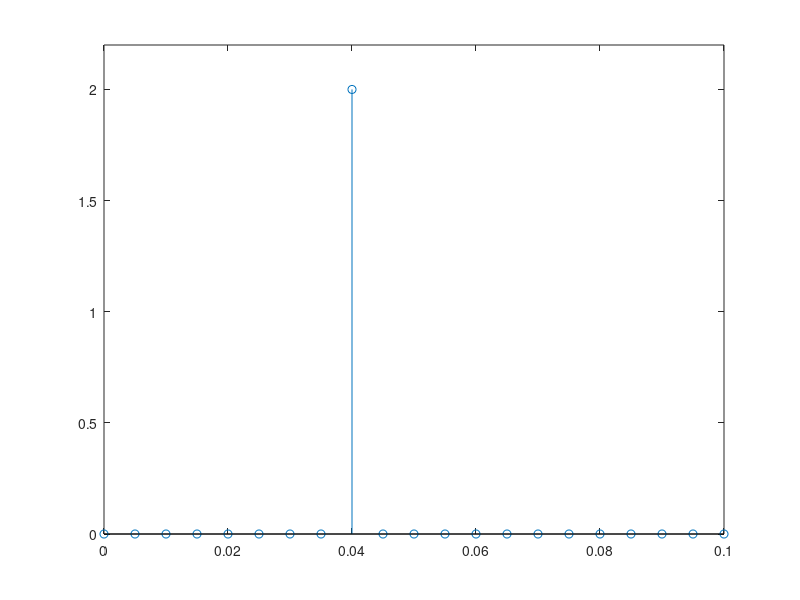

Here is the MATLAB script that generated this plot:
clc; close all;clear all;                             % Limpa variáveis e fecha todos os gráficos
%% Geração do sinal cosenoidal
fsampling = 10;                                       % Taxa de amostragem
T =1/fsampling;                                       % Tempo entre amostras
L = 2000;                                             % Número de amostras
t = 0 : (1/fsampling) : (L-1)*T;                      % Eixo do tempo
fm = 0.04;                                            % Frequência da senoide
Am = 2;                                               % Amplitude da senoide
m = Am*cos(2*pi*fm*t);                                % Sinal senoidal
t1=tic;                                               % Contador de tempo

%% Montando a DFT
N=length(m);                                          % Comprimento do sinal m(t)
n=0:N-1;                                              % Vetor n
k=0:N-1;                                              % Vetor k
WN=exp(-j*2*pi/N);                                    % Cálculo de Wn = e^{-j2pi/N}
nn=n'*k;                                              % Monta a Matriz DFT
WNnk=WN.^nn;                                          % Monta a Matriz DFT
X=m*WNnk/L;                                           % Implementa o somatório da DFT via operação matricial    
f = fsampling/2*linspace(0,1,(L/2)+1);                % Monta o eixo das frequências
tempo_DFT=toc(t1);                                    % Conta tempo de execução até esse ponto do código
disp(['Tempo da DFT = ' num2str(tempo_DFT) ' s']);    % Mostra tempo
stem(f,2*abs(X(1:L/2+1)));                            % Mostra gráfico do espectro 
axis([ 0 0.1 0 2.2]);                                 % Zoom para melhor visualização 
whos